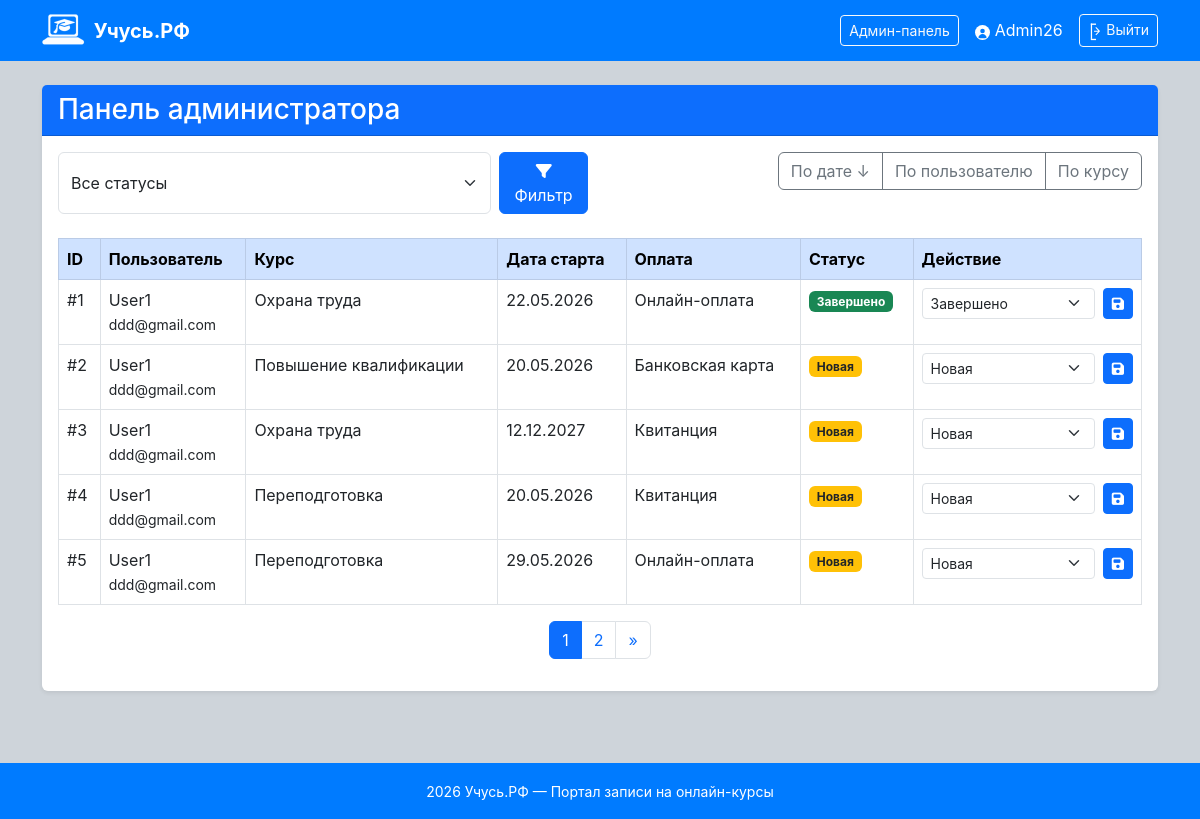
The page /admin-panel/?sort=user (signed in) on the database its author committed.
### courses/models.py (models this page shows, shortened)
class CourseRequest(models.Model):
    COURSE_TYPES = [
        ('qualification', 'Повышение квалификации'),
        ('retraining', 'Переподготовка'),
        ('safety', 'Охрана труда'),
    ]
    PAYMENT_METHODS = [
        ('card', 'Банковская карта'),
        ('online', 'Онлайн-оплата'),
        ('receipt', 'Квитанция'),
    ]
    STATUSES = [
        ('new', 'Новая'),
        ('in_progress', 'Идёт обучение'),
        ('completed', 'Обучение завершено'),
    ]
    user = models.ForeignKey(User, on_delete=models.CASCADE, related_name='requests')
    course_type = models.CharField(max_length=20, choices=COURSE_TYPES)
    start_date = models.DateField()
    payment_method = models.CharField(max_length=20, choices=PAYMENT_METHODS)
    status = models.CharField(max_length=20, choices=STATUSES, default='new')
    created_at = models.DateTimeField(auto_now_add=True)

### courses/views.py (the view, shortened to what this page needs)
# urls.py: path('admin-panel/', views.admin_panel, name='admin_panel'),
@login_required
@user_passes_test(is_admin26)
def admin_panel(request):
    requests_list = CourseRequest.objects.all().order_by('-created_at')
    status_filter = request.GET.get('status', '')
    if status_filter:
        requests_list = requests_list.filter(status=status_filter)
    sort_by = request.GET.get('sort', '-created_at')
    if sort_by == 'user':
        requests_list = requests_list.order_by('user__username')
    elif sort_by == 'course':
        requests_list = requests_list.order_by('course_type')
    elif sort_by == 'date':
        requests_list = requests_list.order_by('start_date')
    elif sort_by == '-created_at':
        requests_list = requests_list.order_by('-created_at')
    else:
        requests_list = requests_list.order_by(sort_by)
    paginator = Paginator(requests_list, 5)
    page_number = request.GET.get('page')
    requests_page = paginator.get_page(page_number)
    return render(request, 'admin_panel.html', {
        'requests': requests_page,
        'current_status': status_filter,
        'current_sort': sort_by,
    })

### courses/views.py (called while the page is built)
def is_admin26(user):
    return user.username == 'Admin26'

### templates/admin_panel.html (shortened to what this page needs)
{% extends 'base.html' %}
{% block content %}
<div class="row">
    <div class="col-12">
        <div class="card shadow-sm">
            <div class="card-header bg-primary text-white">
                <h1 class="h3 mb-0">Панель администратора</h1>
            </div>
            <div class="card-body">
                <div class="row mb-4">
                    <div class="col-md-6">
                        <form method="get" class="d-flex gap-2">
                            <select name="status" class="form-select">
                                <option value="">Все статусы</option>
                            </select>
                            <button type="submit" class="btn btn-primary">
                                <i class="fas fa-filter"></i> Фильтр
                            </button>
                        </form>
                    </div>
                    <div class="col-md-6 text-md-end">
                        <div class="btn-group">
                            <a href="?sort=-created_at" class="btn btn-outline-secondary">По дате ↓</a>
                            <a href="?sort=user" class="btn btn-outline-secondary">По пользователю</a>
                            <a href="?sort=course_type" class="btn btn-outline-secondary">По курсу</a>
                        </div>
                    </div>
                </div>
                <div class="table-responsive">
                    <table class="table table-hover table-bordered">
                        <thead class="table-primary">
                            <tr>
                                <th>ID</th>
                                <th>Пользователь</th>
                                <th>Курс</th>
                                <th>Дата старта</th>
                                <th>Оплата</th>
                                <th>Статус</th>
                                <th>Действие</th>
                            </tr>
                        </thead>
                        <tbody>
                            {% for req in requests %}
                            <tr>
                                <td>#{{ req.id }}</td>
                                <td>{{ req.user.username }}<br><small>{{ req.user.email }}</small></td>
                                <td>{{ req.get_course_type_display }}</td>
                                <td>{{ req.start_date|date:"d.m.Y" }}</td>
                                <td>{{ req.get_payment_method_display }}</td>
                                <td>
                                    {% if req.status == 'new' %}
                                        <span class="badge bg-warning text-dark">Новая</span>
                                    {% elif req.status == 'in_progress' %}
                                        <span class="badge bg-info">Идёт обучение</span>
                                    {% else %}
                                        <span class="badge bg-success">Завершено</span>
                                    {% endif %}
                                 </td>
                                <td>
                                    <form method="post" class="status-form">
                                        <div class="d-flex gap-2">
                                            <select name="status" class="form-select form-select-sm">
                                                <option value="new" {% if req.status == 'new' %}selected{% endif %}>Новая</option>
                                                <option value="completed" {% if req.status == 'completed' %}selected{% endif %}>Завершено</option>
                                            </select>
                                            <button type="submit" class="btn btn-sm btn-primary">
                                                <i class="fas fa-save"></i>
                                            </button>
                                        </div>
                                    </form>
                                 </td>
                             </tr>
                            {% empty %}
                            <tr>
                                <td colspan="7" class="text-center">Нет заявок</td>
                             </tr>
                            {% endfor %}
                        </tbody>
                    </table>
                </div>
                {% if requests.has_other_pages %}
                <nav>
                    <ul class="pagination justify-content-center">
                        {% for num in requests.paginator.page_range %}
                            <li class="page-item {% if requests.number == num %}active{% endif %}">
                                <a class="page-link" href="?page={{ num }}{% if current_status %}&status={{ current_status }}{% endif %}">{{ num }}</a>
                            </li>
                        {% endfor %}
                        {% if requests.has_next %}
                            <li class="page-item"><a class="page-link" href="?page={{ requests.next_page_number }}{% if current_status %}&status={{ current_status }}{% endif %}">»</a></li>
                        {% endif %}
                    </ul>
                </nav>
                {% endif %}
            </div>
        </div>
    </div>
</div>
{% endblock %}

### templates/base.html (shortened to what this page needs)
<!DOCTYPE html>
<html lang="ru">
<head>
    <link href="https://cdn.jsdelivr.net/npm/bootstrap@5.3.0/dist/css/bootstrap.min.css" rel="stylesheet">
    <link rel="stylesheet" href="https://cdnjs.cloudflare.com/ajax/libs/font-awesome/6.4.0/css/all.min.css">
    {% load static %}
    <link rel="stylesheet" href="{% static 'css/style.css' %}">
</head>
<body>
    <nav class="navbar navbar-expand-lg navbar-dark">
        <div class="container">
            <a class="navbar-brand d-flex align-items-center gap-2" href="{% url 'dashboard' %}">
                 <img src="{% static 'images/logo.svg' %}" alt="Логотип" height="35">
                <span class="fw-bold">Учусь.РФ</span>
            </a>
            {% if user.is_authenticated %}
            <div class="ms-auto d-flex align-items-center gap-3">
                {% if user.username == 'Admin26' %}
                    <a href="{% url 'admin_panel' %}" class="btn btn-outline-light btn-sm">
                        Админ-панель
                    </a>
                {% endif %}
                <span class="text-white">
                   <img src="{% static 'images/User.svg' %}" alt="Пользователь" height="15">
                    {{ user.username }}
                </span>
                <a href="{% url 'logout' %}" class="btn btn-outline-light btn-sm">
                    <img src="{% static 'images/Exit.svg' %}" alt="Выход" height="20">
                    Выйти
                </a>
            </div>
            {% endif %}
        </div>
    </nav>
    <main class="container my-4">
        {% block content %}{% endblock %}
    </main>
    <footer class="text-white text-center py-3 mt-5">
        <div class="container">
            <small>
               2026 Учусь.РФ — Портал записи на онлайн-курсы
            </small>
        </div>
    </footer>
</body>
</html>

### static/css/style.css (style rules this page uses)
html, body { height: 100%; margin: 0; padding: 0; }
body { font-size: 16px; background-color: #ced4da; font-family: 'Inter'; display: flex; flex-direction: column; min-height: 100vh; }
main.container { flex: 1 0 auto; }
.navbar { background-color: #007bff; }
footer { flex-shrink: 0; margin-top: auto; background-color: #007bff; }
h1, .display-6 { font-family: 'Inter' font-size: 36px; font-weight: 600; }
.btn { transition: all 0.3s ease; }
.card { transition: transform 0.2s ease, box-shadow 0.2s ease; border: none; }
input, select, textarea { transition: all 0.2s ease; }

### rows shown on the page
CourseRequest: id "1", user.username "User1", user.email "ddd@gmail.com", course_type "Охрана труда", start_date "22.05.2026", payment_method "Онлайн-оплата", shows "Завершено", status "Завершено"
CourseRequest: id "2", user.username "User1", user.email "ddd@gmail.com", course_type "Повышение квалификации", start_date "20.05.2026", payment_method "Банковская карта", shows "Новая", status "Новая"
CourseRequest: id "3", user.username "User1", user.email "ddd@gmail.com", course_type "Охрана труда", start_date "12.12.2027", payment_method "Квитанция", shows "Новая", status "Новая"
CourseRequest: id "4", user.username "User1", user.email "ddd@gmail.com", course_type "Переподготовка", start_date "20.05.2026", payment_method "Квитанция", shows "Новая", status "Новая"
CourseRequest: id "5", user.username "User1", user.email "ddd@gmail.com", course_type "Переподготовка", start_date "29.05.2026", payment_method "Онлайн-оплата", shows "Новая", status "Новая"

### other values the page prints
{{ user.username }} "Admin26"
{{ num }} "1" "2"
